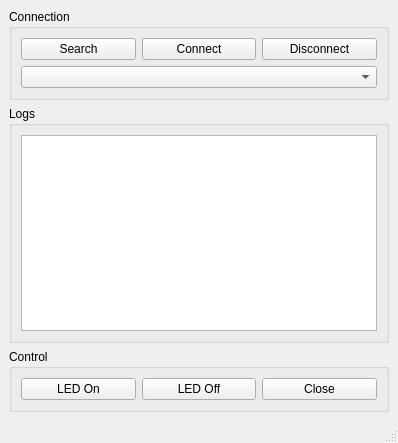
<?xml version="1.0" encoding="UTF-8"?>
<ui version="4.0">
 <class>MainWindow</class>
 <widget class="QMainWindow" name="MainWindow">
  <property name="geometry">
   <rect>
    <x>0</x>
    <y>0</y>
    <width>398</width>
    <height>443</height>
   </rect>
  </property>
  <property name="windowTitle">
   <string>MainWindow</string>
  </property>
  <widget class="QWidget" name="centralwidget">
   <layout class="QVBoxLayout" name="verticalLayout">
    <item>
     <widget class="QGroupBox" name="groupBox">
      <property name="title">
       <string>Connection</string>
      </property>
      <layout class="QGridLayout" name="gridLayout">
       <item row="0" column="0">
        <layout class="QHBoxLayout" name="horizontalLayout_2">
         <item>
          <widget class="QPushButton" name="pushButton_Search">
           <property name="text">
            <string>Search</string>
           </property>
          </widget>
         </item>
         <item>
          <widget class="QPushButton" name="pushButton_Connect">
           <property name="text">
            <string>Connect</string>
           </property>
          </widget>
         </item>
         <item>
          <widget class="QPushButton" name="pushButton_Disconnect">
           <property name="text">
            <string>Disconnect</string>
           </property>
          </widget>
         </item>
        </layout>
       </item>
       <item row="1" column="0">
        <widget class="QComboBox" name="comboBox_Devices"/>
       </item>
      </layout>
     </widget>
    </item>
    <item>
     <widget class="QGroupBox" name="groupBox_2">
      <property name="title">
       <string>Logs</string>
      </property>
      <layout class="QVBoxLayout" name="verticalLayout_2">
       <item>
        <widget class="QTextEdit" name="textEdit_Log"/>
       </item>
      </layout>
     </widget>
    </item>
    <item>
     <widget class="QGroupBox" name="groupBox_3">
      <property name="title">
       <string>Control</string>
      </property>
      <layout class="QHBoxLayout" name="horizontalLayout">
       <item>
        <widget class="QPushButton" name="pushButton_LED_On">
         <property name="text">
          <string>LED On</string>
         </property>
        </widget>
       </item>
       <item>
        <widget class="QPushButton" name="pushButton_LED_Off">
         <property name="text">
          <string>LED Off</string>
         </property>
        </widget>
       </item>
       <item>
        <widget class="QPushButton" name="pushButton_Close">
         <property name="text">
          <string>Close</string>
         </property>
        </widget>
       </item>
      </layout>
     </widget>
    </item>
   </layout>
  </widget>
  <widget class="QMenuBar" name="menubar">
   <property name="geometry">
    <rect>
     <x>0</x>
     <y>0</y>
     <width>398</width>
     <height>25</height>
    </rect>
   </property>
  </widget>
  <widget class="QStatusBar" name="statusbar"/>
 </widget>
 <resources/>
 <connections>
  <connection>
   <sender>pushButton_Close</sender>
   <signal>clicked()</signal>
   <receiver>MainWindow</receiver>
   <slot>close()</slot>
   <hints>
    <hint type="sourcelabel">
     <x>384</x>
     <y>384</y>
    </hint>
    <hint type="destinationlabel">
     <x>446</x>
     <y>316</y>
    </hint>
   </hints>
  </connection>
 </connections>
</ui>
